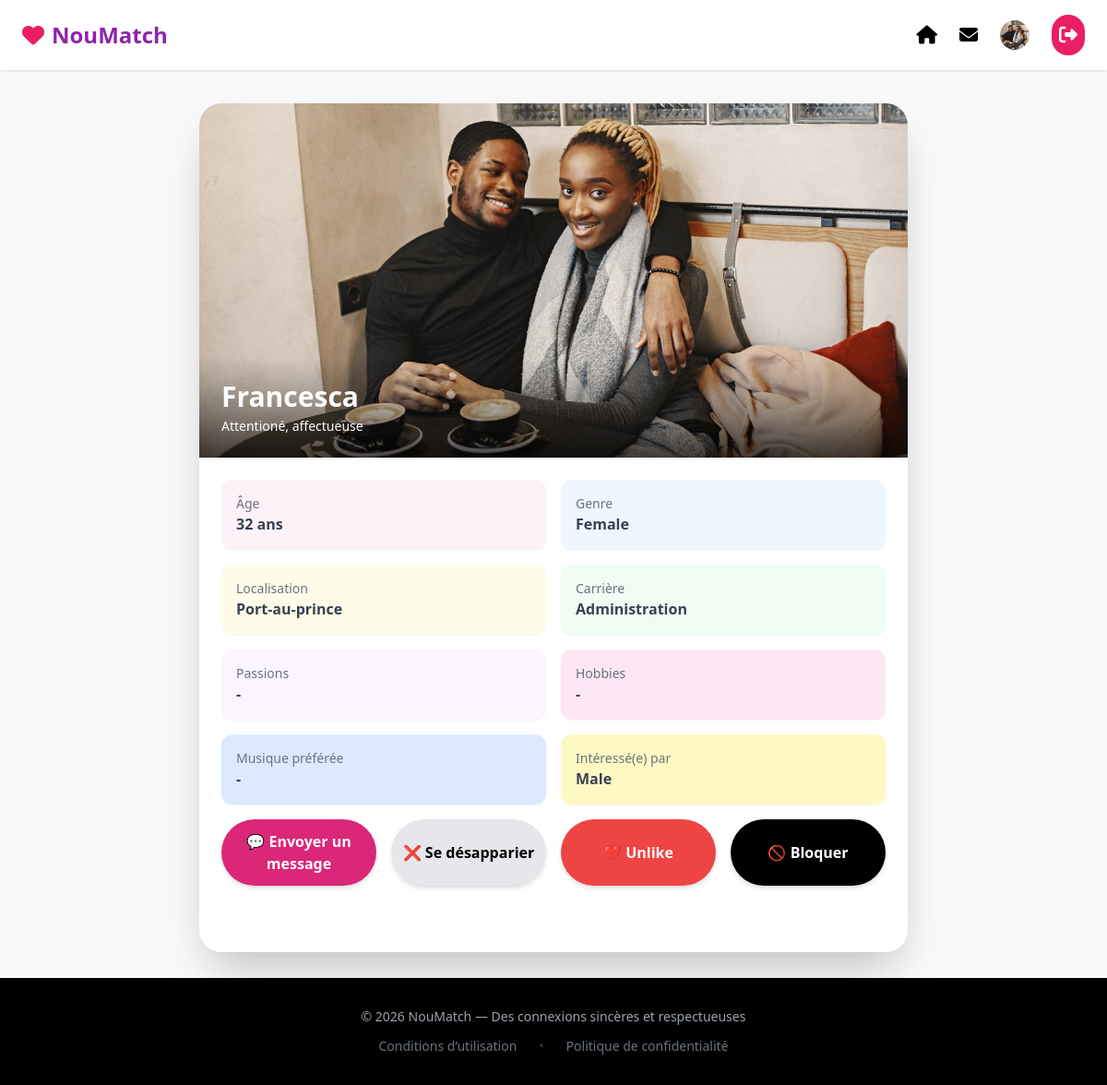
The page /nmdashboard/profil/3/ (signed in) on the database its author committed.
### users/models.py (models this page shows, shortened)
class User(AbstractBaseUser, PermissionsMixin):
    email = models.EmailField(unique=True)
    username = models.CharField(max_length=30, unique=True)
    bio = models.TextField(blank=True)
    birth_date = models.DateField(null=True, blank=True)
    GENDER_CHOICES = [
        ("male", "Male"),
        ("female", "Female"),
        ("other", "Other"),
    ]
    gender = models.CharField(max_length=10, choices=GENDER_CHOICES, blank=True)
    INTEREST_CHOICES = [
        ("male", "Male"),
        ("female", "Female"),
        ("everyone", "Everyone"),
    ]
    interested_in = models.CharField(max_length=10, choices=INTEREST_CHOICES, blank=True)
    location = models.CharField(max_length=100, blank=True)
    profile_photo = models.ImageField(upload_to="profiles/", blank=True, null=True)
    is_verified = models.BooleanField(default=False)
    height = models.PositiveIntegerField(null=True, blank=True)  # in cm
    passions = models.TextField(blank=True)  # comma separated passions
    career = models.CharField(max_length=100, blank=True)
    education = models.CharField(max_length=100, blank=True)
    hobbies = models.TextField(blank=True)
    favorite_music = models.TextField(blank=True)
    is_active = models.BooleanField(default=True)
    is_staff = models.BooleanField(default=False)
    date_joined = models.DateTimeField(default=timezone.now)
    objects = UserManager()
    USERNAME_FIELD = "email"
    REQUIRED_FIELDS = ["username"]

### nmdashboard/views.py (the view)
# urls.py: path("profil/<int:user_id>/", views.voir_profil, name="voir_profil"),
@login_required
def voir_profil(request, user_id):
    user = get_object_or_404(User, id=user_id)
    age = None
    if user.birth_date:
        today = date.today()
        age = today.year - user.birth_date.year
        if (today.month, today.day) < (user.birth_date.month, user.birth_date.day):
            age -= 1
    hobbies_list = [h.strip() for h in user.hobbies.split(",") if h.strip()]
    passions_list = [p.strip() for p in user.passions.split(",") if p.strip()]
    return render(request, "nmdashboard/voir_profil.html", {
        "profile_suser": user,
        "age": age,
        "hobbies_list": hobbies_list,
        "passions_list": passions_list,
    })

### nmdashboard/templates/nmdashboard/voir_profil.html (shortened to what this page needs)
{% extends 'nmdashboard/base.html' %}
{% block content %}
<main class="flex-1 pt-28 px-4 mb-7">
  <div class="max-w-3xl mx-auto bg-white rounded-3xl shadow-2xl overflow-hidden">
    <div class="relative">
      {% if profile_suser.profile_photo %}
        <img src="{{ profile_suser.profile_photo.url }}" class="w-full h-96 object-cover">
      {% else %}
        <img src="/static/images/default-profile.png" class="w-full h-96 object-cover">
      {% endif %}
      <div class="absolute bottom-0 left-0 w-full bg-gradient-to-t from-black/70 via-black/30 to-transparent p-6">
        <h1 class="text-3xl font-bold text-white">{{ profile_suser.username }}</h1>
        {% if profile_suser.bio %}
          <p class="text-white mt-1 text-sm">{{ profile_suser.bio }}</p>
        {% endif %}
      </div>
    </div>
    <div class="p-6 space-y-4">
      <div class="grid grid-cols-2 gap-4 text-gray-700">
        <div class="bg-pink-50 rounded-xl p-4 shadow-sm">
            <p class="text-sm text-gray-500">Âge</p>
            <p class="font-semibold">
                {% if age %}
                {{ age }} ans
                {% else %}
                -
                {% endif %}
            </p>
        </div>
        <div class="bg-blue-50 rounded-xl p-4 shadow-sm">
          <p class="text-sm text-gray-500">Genre</p>
          <p class="font-semibold">{{ profile_suser.get_gender_display }}</p>
        </div>
        <div class="bg-yellow-50 rounded-xl p-4 shadow-sm">
          <p class="text-sm text-gray-500">Localisation</p>
          <p class="font-semibold">{{ profile_suser.location|default:"-" }}</p>
        </div>
        <div class="bg-green-50 rounded-xl p-4 shadow-sm">
          <p class="text-sm text-gray-500">Carrière</p>
          <p class="font-semibold">{{ profile_suser.career|default:"-" }}</p>
        </div>
        <div class="bg-purple-50 rounded-xl p-4 shadow-sm">
          <p class="text-sm text-gray-500">Passions</p>
          <p class="font-semibold">{{ profile_suser.passions|default:"-" }}</p>
        </div>
        <div class="bg-pink-100 rounded-xl p-4 shadow-sm">
          <p class="text-sm text-gray-500">Hobbies</p>
          <p class="font-semibold">{{ profile_suser.hobbies|default:"-" }}</p>
        </div>
        <div class="bg-blue-100 rounded-xl p-4 shadow-sm">
          <p class="text-sm text-gray-500">Musique préférée</p>
          <p class="font-semibold">{{ profile_suser.favorite_music|default:"-" }}</p>
        </div>
        <div class="bg-yellow-100 rounded-xl p-4 shadow-sm">
          <p class="text-sm text-gray-500">Intéressé(e) par</p>
          <p class="font-semibold">{{ profile_suser.get_interested_in_display }}</p>
        </div>
      </div>
      <div class="flex flex-col sm:flex-row gap-4 mt-6">
        <a href=""
           class="flex-1 bg-pink-600 text-white py-3 rounded-full text-center font-semibold hover:bg-pink-700 transition-colors shadow-md">
           💬 Envoyer un message
        </a>
        <button class="flex-1 bg-gray-200 py-3 rounded-full text-center font-semibold hover:bg-gray-300 shadow-md">❌ Se désapparier</button>
        <button class="flex-1 bg-red-500 text-white py-3 rounded-full text-center font-semibold hover:bg-red-600 shadow-md">💔 Unlike</button>
        <button class="flex-1 bg-black text-white py-3 rounded-full text-center font-semibold hover:bg-gray-900 shadow-md">🚫 Bloquer</button>
      </div>
    </div>
    <div class="p-6 flex flex-wrap gap-2">
    </div>
  </div>
</main>
{% endblock content %}

### nmdashboard/templates/nmdashboard/base.html (shortened to what this page needs)
<!DOCTYPE html>
<html lang="fr">
<head>
<script src="https://cdn.tailwindcss.com"></script>
<link rel="stylesheet" href="https://cdnjs.cloudflare.com/ajax/libs/font-awesome/6.5.0/css/all.min.css">
</head>
<body class="bg-gray-50 min-h-screen flex flex-col">
<header class="fixed w-full bg-white/90 backdrop-blur shadow z-50">
  <div class="max-w-7xl mx-auto flex justify-between items-center px-6 py-4">
    <a href="{% url 'nmdashboard:dashboard' %}" class="flex items-center gap-2">
      <i class="fa-solid fa-heart text-secondary text-2xl"></i>
      <span class="text-2xl font-bold text-primary">NouMatch</span>
    </a>
    <nav class="hidden md:flex gap-6 items-center relative" id="nav-links">
      <a href="{% url 'nmdashboard:dashboard' %}"><i class="fa-solid fa-house text-xl cursor-pointer"></i></a>
      <div class="relative">
        <button type="button"><i class="fa-solid fa-envelope text-xl cursor-pointer" id="messagesBtn"></i></button>
      </div>
        <a href="{% url 'nmdashboard:my_profile' %}">
            {% if request.user.profile_photo %}
                <img
                    src="{{ request.user.profile_photo.url }}"
                    alt="My profile"
                    class="w-8 h-8 rounded-full object-cover cursor-pointer"
                >
            {% else %}
                <i class="fa-solid fa-user text-xl cursor-pointer"></i>
            {% endif %}
        </a>
      <form method="post" action="{% url 'users:logout' %}" class="inline">
        <button type="submit">
          <i class="fa-solid fa-right-from-bracket text-xl bg-secondary text-white p-2 rounded-full cursor-pointer"></i>
        </button>
      </form>
    </nav>
  </div>
</header>
{% block content %}{% endblock content %}
<footer class="bg-black text-gray-400 py-8 text-center text-sm">
  <div class="mb-3">© 2026 NouMatch — Des connexions sincères et respectueuses</div>
  <div class="flex justify-center gap-6 text-gray-500">
    <a href="{% url 'noumatch:term_of_use' %}" class="hover:text-white transition">Conditions d’utilisation</a>
    <span class="opacity-50">•</span>
    <a href="{% url 'noumatch:privacy_policy' %}" class="hover:text-white transition">Politique de confidentialité</a>
  </div>
</footer>
</body>
</html>

### nmdashboard/templates/nmdashboard/base.html (style rules this page uses)
* { scroll-behavior: smooth; }

### rows shown on the page
User: user.profile_photo (picture), profile_photo (picture), username "Francesca", bio "Attentioné, affectueuse", gender "Female", location "Port-au-prince", career "Administration", passions "-", hobbies "-", favorite_music "-", interested_in "Male"

### other values the page prints
{{ age }} "32"
